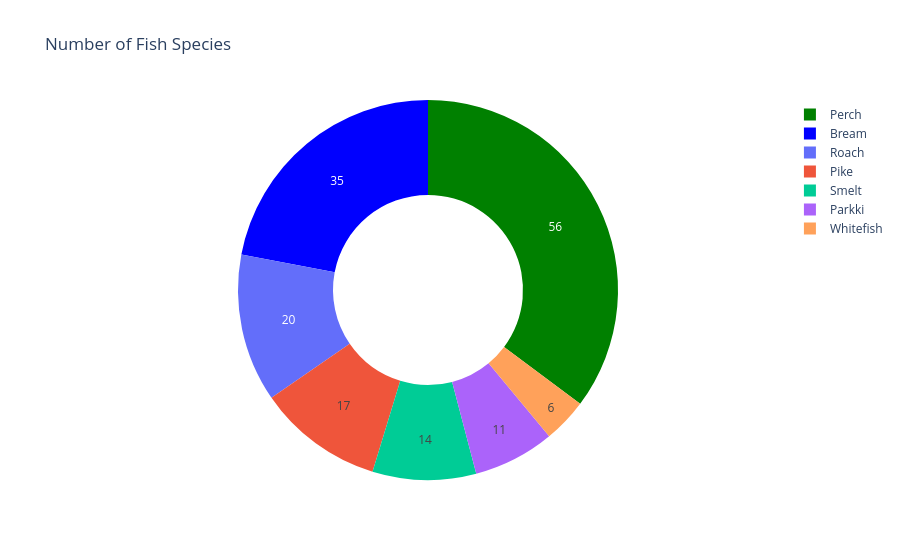

Notebook code cell kept with this figure:
### Code cell
species = fish_species['Species'].value_counts()
labels = species.index
values = species.values
colors = ['green', 'blue']

fig = go.Figure(data=[go.Pie(labels=labels, values=values, hole=0.5)])
fig.update_layout(title_text = 'Number of Fish Species')
fig.update_traces(hoverinfo='label+percent', textinfo='value', marker=dict(colors=colors))

fig.show()

### Figure 1 — Plotly figure (JSON) as saved in the notebook; plotly's stock layout.template omitted (floating-point values rounded to 4 significant figures)
{"data": [{"hole": 0.5, "hoverinfo": "label+percent", "labels": ["Perch", "Bream", "Roach", "Pike", "Smelt", "Parkki", "Whitefish"], "marker": {"colors": ["green", "blue"]}, "textinfo": "value", "type": "pie", "values": [56, 35, 20, 17, 14, 11, 6]}], "layout": {"title": {"text": "Number of Fish Species"}}}
